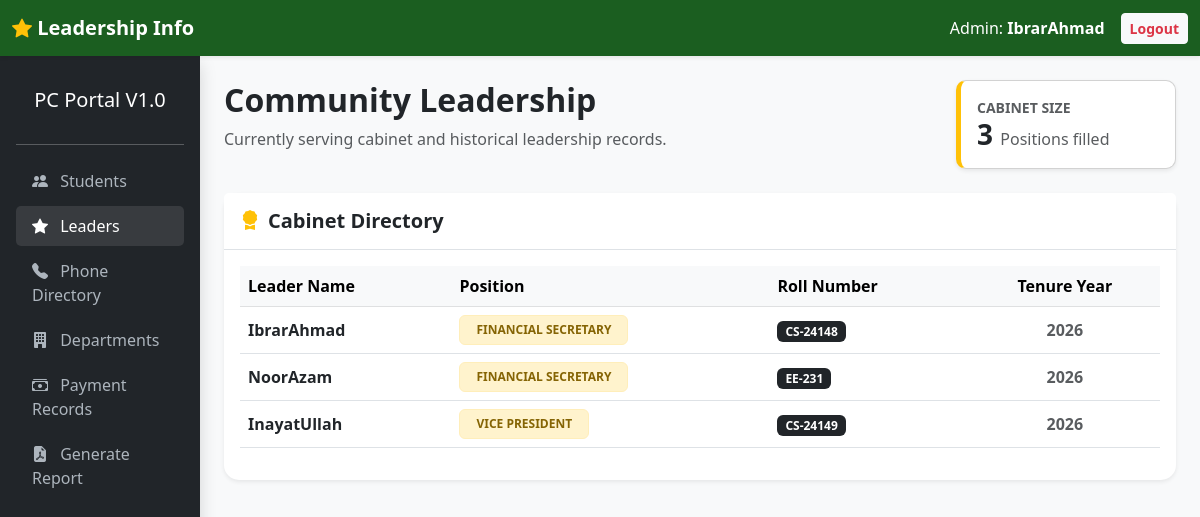
The app's page /backend/leaders_dash.php (signed in) with its own data.
### tables this page shows
CREATE TABLE `Undergraduate_Leadership` (
  `dept_prefix` varchar(5) NOT NULL,
  `batch_year` int NOT NULL,
  `student_id` int NOT NULL,
  `role_id` int NOT NULL,
  `tenure_year` year NOT NULL,
  PRIMARY KEY (`dept_prefix`,`batch_year`,`student_id`,`role_id`,`tenure_year`),
  UNIQUE KEY `unique_global_batch_leader` (`batch_year`,`role_id`,`tenure_year`),
  KEY `role_id` (`role_id`),
  CONSTRAINT `Undergraduate_Leadership_ibfk_1` FOREIGN KEY (`dept_prefix`, `batch_year`, `student_id`) REFERENCES `Students` (`dept_prefix`, `batch_year`, `student_id`),
  CONSTRAINT `Undergraduate_Leadership_ibfk_2` FOREIGN KEY (`role_id`) REFERENCES `Roles` (`role_id`)
);

CREATE TABLE `Students` (
  `dept_prefix` varchar(5) NOT NULL,
  `batch_year` int NOT NULL,
  `student_id` int NOT NULL,
  `full_name` varchar(100) NOT NULL,
  `email` varchar(100) DEFAULT NULL,
  `degree_is` int NOT NULL,
  `username` varchar(50) DEFAULT NULL,
  `password` varchar(255) DEFAULT NULL,
  `role` enum('admin','student') DEFAULT 'student',
  PRIMARY KEY (`dept_prefix`,`batch_year`,`student_id`),
  UNIQUE KEY `email` (`email`),
  UNIQUE KEY `username` (`username`),
  KEY `degree_is` (`degree_is`),
  CONSTRAINT `Students_ibfk_1` FOREIGN KEY (`dept_prefix`) REFERENCES `Departments` (`dept_prefix`),
  CONSTRAINT `Students_ibfk_2` FOREIGN KEY (`degree_is`) REFERENCES `Degrees` (`degree_is`)
);

CREATE TABLE `Roles` (
  `role_id` int NOT NULL AUTO_INCREMENT,
  `role_name` varchar(50) NOT NULL,
  PRIMARY KEY (`role_id`),
  UNIQUE KEY `role_name` (`role_name`)
);

### backend/leaders_dash.php (the view, shortened to what this page needs)
<?php
include_once('../config/db.php');
$sql = "SELECT
            s.full_name,
            s.dept_prefix,
            s.batch_year,
            s.student_id,
            r.role_name,
            l.tenure_year
        FROM Students s
        JOIN Undergraduate_Leadership l
            ON s.student_id = l.student_id
            AND s.dept_prefix = l.dept_prefix
            AND s.batch_year = l.batch_year
        JOIN Roles r
            ON l.role_id = r.role_id
        ORDER BY l.tenure_year DESC, r.role_name ASC";
$res = mysqli_query($con, $sql);
$count_leaders = mysqli_num_rows($res);
?>
<!DOCTYPE html>
<html lang="en">
<head>
    <link href="https://cdn.jsdelivr.net/npm/bootstrap@5.3.0/dist/css/bootstrap.min.css" rel="stylesheet">
    <link rel="stylesheet" href="https://cdn.jsdelivr.net/npm/bootstrap-icons@1.11.0/font/bootstrap-icons.css">
</head>
<body>
<nav class="navbar navbar-expand-lg navbar-dark shadow-sm">
    <div class="container-fluid">
        <a class="navbar-brand fw-bold" href="#"><i class="bi bi-star-fill text-warning"></i> Leadership Info</a>
        <div class="ms-auto d-flex align-items-center">
            <span class="text-white me-3 d-none d-md-inline">Admin: <strong><?php echo $_SESSION['full_name']; ?></strong></span>
            <a href="logout.php" class="btn btn-light btn-sm fw-bold text-danger">Logout</a>
        </div>
    </div>
</nav>
<div class="container-fluid">
    <div class="row">
        <div class="col-md-2 p-3 sidebar shadow">
            <h5 class="text-center py-3">PC Portal V1.0</h5>
            <hr>
            <nav class="nav flex-column mt-3">
                <a class="nav-link" href="../frontened/admin_dash.php"><i class="bi bi-people-fill me-2"></i> Students</a>
                <a class="nav-link active" href="leaders_dash.php"><i class="bi bi-star-fill me-2"></i> Leaders</a>
                <a class="nav-link" href="phone_directory.php"><i class="bi bi-telephone-fill me-2"></i> Phone Directory</a>
                <a class="nav-link" href="../backend/departments.php"><i class="bi bi-building-fill me-2"></i> Departments</a>
                <a class="nav-link" href="payment_records.php"><i class="bi bi-cash-stack me-2"></i> Payment Records</a>
                <a class="nav-link" href="../backend/generate_report.php" target="_blank"><i class="bi bi-file-earmark-pdf-fill me-2"></i> Generate Report</a>
            </nav>
        </div>
        <div class="col-md-10 p-4">
            <div class="row align-items-center mb-4">
                <div class="col-md-8">
                    <h2 class="fw-bold text-dark">Community Leadership</h2>
                    <p class="text-muted">Currently serving cabinet and historical leadership records.</p>
                </div>
                <div class="col-md-4 text-end">
                    <div class="card stat-card shadow-sm p-3 bg-white d-inline-block text-start" style="min-width: 220px;">
                        <small class="text-muted d-block text-uppercase fw-bold">Cabinet Size</small>
                        <h3 class="mb-0 text-dark fw-bold"><?php echo $count_leaders; ?> <span class="fs-6 fw-normal text-muted">Positions filled</span></h3>
                    </div>
                </div>
            </div>
            <div class="card table-card shadow-sm">
                <div class="card-header bg-white py-3 d-flex justify-content-between align-items-center border-bottom">
                    <h5 class="mb-0 fw-bold"><i class="bi bi-award-fill text-warning me-2"></i>Cabinet Directory</h5>
                </div>
                <div class="card-body">
                    <div class="table-responsive">
                        <table class="table table-hover align-middle">
                            <thead class="table-light text-secondary">
                                <tr>
                                    <th>Leader Name</th>
                                    <th>Position</th>
                                    <th>Roll Number</th>
                                    <th class="text-center">Tenure Year</th>
                                </tr>
                            </thead>
                            <tbody>
                                <?php if($count_leaders > 0): ?>
                                    <?php while($row = mysqli_fetch_assoc($res)):
                                        $short_year = substr($row['batch_year'], -2);
                                        $roll_no = "{$row['dept_prefix']}-{$short_year}{$row['student_id']}";
                                    ?>
                                    <tr>
                                        <td><span class="fw-bold text-dark"><?php echo $row['full_name']; ?></span></td>
                                        <td>
                                            <span class="badge leader-badge px-3 py-2 text-uppercase">
                                                <?php echo $row['role_name']; ?>
                                            </span>
                                        </td>
                                        <td><span class="badge bg-dark px-2"><?php echo $roll_no; ?></span></td>
                                        <td class="text-center fw-bold text-muted"><?php echo $row['tenure_year']; ?></td>
                                    </tr>
                                    <?php endwhile; ?>
                                <?php else: ?>
                                    <tr><td colspan="5" class="text-center py-5">No leaders found in database.</td></tr>
                                <?php endif; ?>
                            </tbody>
                        </table>
                    </div>
                </div>
            </div>
        </div>
    </div>
</div>
</body>
</html>

### backend/leaders_dash.php (style rules this page uses)
:root { --pakhtoon-green: #1b5e20; --pakhtoon-dark: #0a2d0d; --leader-gold: #ffc107; }
body { background-color: #f8f9fa; }
.navbar { background-color: var(--pakhtoon-green) !important; }
.sidebar { background-color: #212529; min-height: 100vh; color: white; }
.sidebar .nav-link { color: #adb5bd; transition: 0.3s; margin-bottom: 5px; }
.sidebar .nav-link:hover, .sidebar .nav-link.active { color: white; background: rgba(255,255,255,0.1); border-radius: 5px; }
.stat-card { border-left: 5px solid var(--leader-gold); border-radius: 10px; }
.table-card { border-radius: 15px; border: none; }
.leader-badge { background-color: #fff3cd; color: #856404; border: 1px solid #ffeeba; font-weight: 600; }

### records on screen
undergraduate_leadership: students.full_name "IbrarAhmad", role.role_name "FINANCIAL SECRETARY", students.dept_prefix+batch_year+student_id "CS-24148", tenure_year "2026"
undergraduate_leadership: students.full_name "NoorAzam", role.role_name "FINANCIAL SECRETARY", students.dept_prefix+batch_year+student_id "EE-231", tenure_year "2026"
undergraduate_leadership: students.full_name "InayatUllah", role.role_name "VICE PRESIDENT", students.dept_prefix+batch_year+student_id "CS-24149", tenure_year "2026"

### other values on screen
$_SESSION['full_name'] "IbrarAhmad"
$count_leaders "3"
